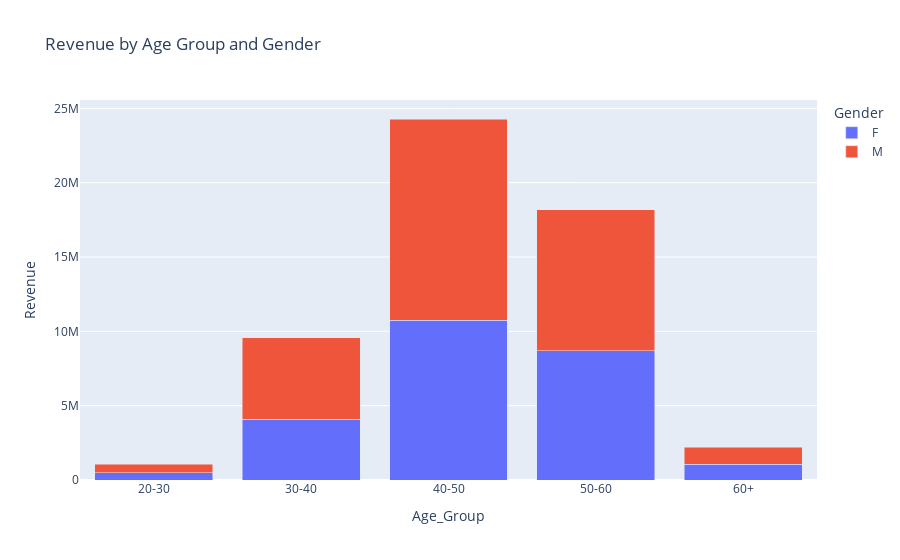

Write notebook code for a chart like this one.
### Markdown cell above
### Revenue by Age Group and Gender

### Code cell
rev_age = merged_df.groupby(['Age_Group','Gender'])['Revenue'].sum().reset_index()

fig = px.bar(rev_age, x='Age_Group', y='Revenue', color='Gender', title='Revenue by Age Group and Gender', barmode='stack')

fig.show()

### Figure 1 — Plotly figure (JSON) as saved in the notebook; plotly's stock layout.template omitted (floating-point values rounded to 4 significant figures)
{"data": [{"alignmentgroup": "True", "hovertemplate": "Gender=F<br>Age_Group=%{x}<br>Revenue=%{y}<extra></extra>", "legendgroup": "F", "marker": {"color": "#636efa", "pattern": {"shape": ""}}, "name": "F", "offsetgroup": "F", "orientation": "v", "showlegend": true, "textposition": "auto", "type": "bar", "x": ["20-30", "30-40", "40-50", "50-60", "60+"], "xaxis": "x", "y": [481300.0, 4092000.0, 10760000.0, 8685000.0, 1074000.0], "yaxis": "y"}, {"alignmentgroup": "True", "hovertemplate": "Gender=M<br>Age_Group=%{x}<br>Revenue=%{y}<extra></extra>", "legendgroup": "M", "marker": {"color": "#EF553B", "pattern": {"shape": ""}}, "name": "M", "offsetgroup": "M", "orientation": "v", "showlegend": true, "textposition": "auto", "type": "bar", "x": ["20-30", "30-40", "40-50", "50-60", "60+"], "xaxis": "x", "y": [571000.0, 5490000.0, 13520000.0, 9504000.0, 1135000.0], "yaxis": "y"}], "layout": {"autosize": true, "barmode": "stack", "legend": {"title": {"text": "Gender"}, "tracegroupgap": 0}, "title": {"text": "Revenue by Age Group and Gender"}, "xaxis": {"anchor": "y", "autorange": true, "domain": [0, 1], "range": [-0.5, 4.5], "title": {"text": "Age_Group"}, "type": "category"}, "yaxis": {"anchor": "x", "autorange": true, "domain": [0, 1], "range": [0, 25560000.0], "title": {"text": "Revenue"}, "type": "linear"}}}
